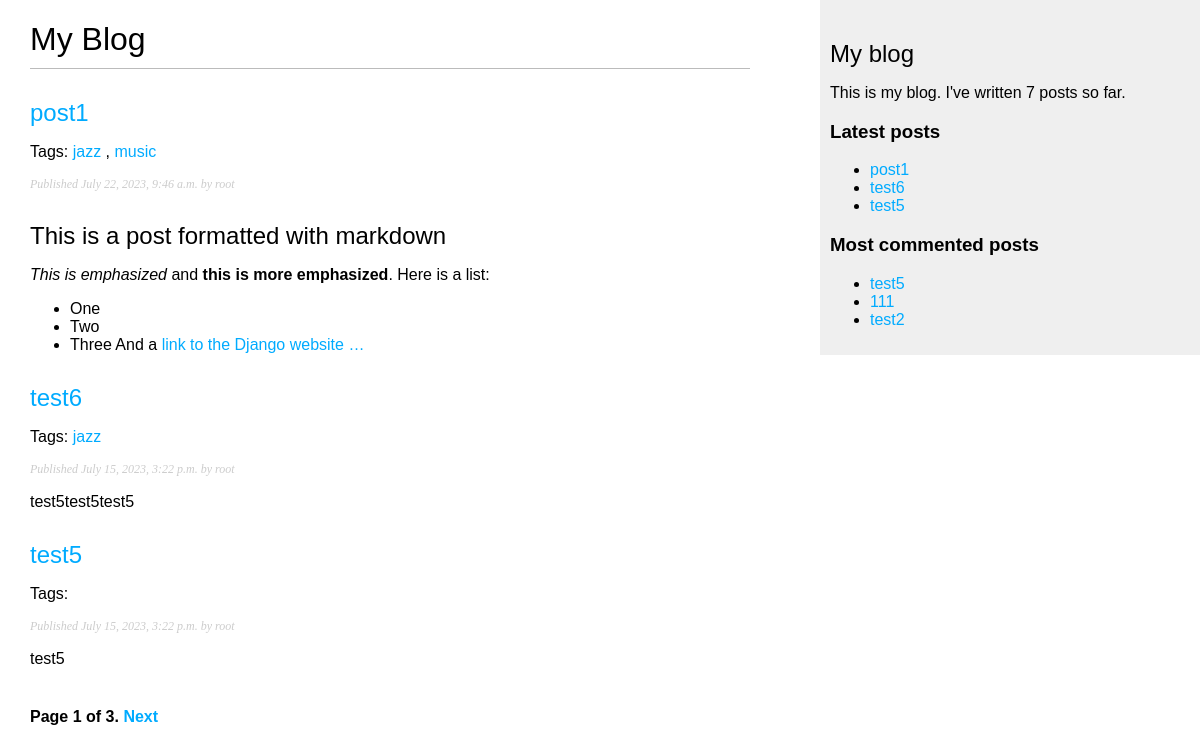
Screenshot of /blog/ with the database file from the repository.
### blog/models.py (models this page shows, shortened)
class Post(models.Model):
    class Status(models.TextChoices):
        DRAFT = 'DF', 'Draft'
        PUBLISHED = 'PB', 'Published'
    title = models.CharField(max_length=250)
    slug = models.SlugField(max_length=250, unique_for_date='publish')
    author = models.ForeignKey(User,
                               on_delete=models.CASCADE,
                               related_name='blog_posts')
    body = models.TextField()
    publish = models.DateTimeField(default=timezone.now)
    created = models.DateTimeField(auto_now_add=True)
    updated = models.DateTimeField(auto_now=True)
    status = models.CharField(max_length=2,
                              choices=Status.choices,
                              default=Status.DRAFT)
    tags = TaggableManager()
    objects = models.Manager()
    published = PublishedManager()
    class Meta:
        ordering = ['-publish']
        indexes = [
            models.Index(fields=['-publish']),
        ]
    def get_absolute_url(self):
        return reverse('blog:post_detail',
                       args=[self.publish.year, self.publish.month, self.publish.day, self.slug])

### blog/views.py (the view)
# urls.py: path('', views.post_list, name='post_list'),
def post_list(request, tag_slug=None):
    post_list = Post.published.all()
    tag = None
    if tag_slug:
        tag = get_object_or_404(Tag, slug=tag_slug)
        post_list = post_list.filter(tags__in=[tag])
    paginator = Paginator(post_list, 3)
    page_number = request.GET.get('page', 1)
    try:
        posts = paginator.page(page_number)
    except EmptyPage:
        posts = paginator.page(paginator.num_pages)
    except PageNotAnInteger:
        posts = paginator.page(paginator.num_pages)
    return render(request, 'post/list.html', {'posts': posts, 'tag': tag})

### blog/models.py (called while the page is built)
    def get_queryset(self):
        return super().get_queryset().filter(status=Post.Status.PUBLISHED)

### blog/templatetags/blog_tags.py (called while the page is built)
@register.simple_tag
def total_posts():
    return Post.published.count()

@register.simple_tag
def get_most_commented_posts(count=3):
    return Post.published.annotate(total_comments=Count('comments')).order_by('-total_comments')[:count]

@register.inclusion_tag('post/latest_posts.html')
def show_latest_posts(count=3):
    latest_posts = Post.published.order_by('-publish')[:count]
    return {'latest_posts': latest_posts}

@register.filter(name='markdown')
def markdown_format(text):
    return mark_safe(markdown.markdown(text))

### blog/templates/post/list.html (shortened to what this page needs)
{% extends "base.html" %}
{% load blog_tags %}
{% block content %}
 <h1>My Blog</h1>
 {% for post in posts %}
 <h2>
 <a href="{{ post.get_absolute_url }}">
 {{ post.title }}
 </a>
 </h2>
 <p class="tags">Tags:
      {% for tag in post.tags.all %}
     <a href="{% url "blog:post_list_by_tag" tag.slug %}">
     {{ tag.name }}
     </a>
     {% if not forloop.last %}, {% endif %}
     {% endfor %}
 </p>
 <p class="date">
 Published {{ post.publish }} by {{ post.author }}
 </p>
 {{ post.body|markdown|truncatewords_html:30 }}
 {% endfor %}
    {% include "pagination.html" with page=posts  %}
{% endblock %}

### blog/templates/base.html (shortened to what this page needs)
{% load blog_tags %}
{% load static %}
<!DOCTYPE html>
<html>
<head>
 <link href="{% static "css/blog.css" %}" rel="stylesheet">
</head>
<body>
 <div id="content">
 {% block content %}
 {% endblock %}
 </div>
 <div id="sidebar">
 <h2>My blog</h2>
 <p>
     This is my blog.
     I've written {% total_posts %} posts so far.
 </p>
     <h3>Latest posts</h3>
    {% show_latest_posts 3 %}
      <h3>Most commented posts</h3>
     {% get_most_commented_posts as most_commented_posts %}
     <ul>
     {% for post in most_commented_posts %}
     <li>
     <a href="{{ post.get_absolute_url }}">{{ post.title }}</a>
     </li>
     {% endfor %}
 </div>
</body>
</html>

### blog/templates/post/latest_posts.html
<ul>
 {% for post in latest_posts %}
 <li>
 <a href="{{ post.get_absolute_url }}">{{ post.title }}</a>
 </li>
 {% endfor %}
</ul>

### blog/static/css/blog.css (style rules this page uses)
body { margin:0; padding:0; font-family:helvetica, sans-serif; }
a { color:#00abff; text-decoration:none; }
h1 { font-weight:normal; border-bottom:1px solid #bbb; padding:0 0 10px 0; }
h2 { font-weight:normal; margin:30px 0 0; }
#content { float:left; width:60%; padding:0 0 0 30px; }
#sidebar { float:right; width:30%; padding:10px; background:#efefef; height:100%; }
p.date { color:#ccc; font-family: georgia, serif; font-size: 12px; font-style: italic; }

### rows the page displays
Post: title "post1", publish "July 22, 2023, 9:46 a.m.", author "root", body "This is a post formatted with markdown This is emphasized and this is more emphasized . Here is a list: One Two Three And a link to the Django website …"
Tag: name "jazz"
Tag: name "music"
Post: title "test6", publish "July 15, 2023, 3:22 p.m.", author "root", body "test5test5test5"
Post: title "test5", publish "July 15, 2023, 3:22 p.m.", author "root", body "test5"
Post: title "111"
Post: title "test2"

### other values shown
{{ page.number }} "1"
{{ page.paginator.num_pages }} "3"
